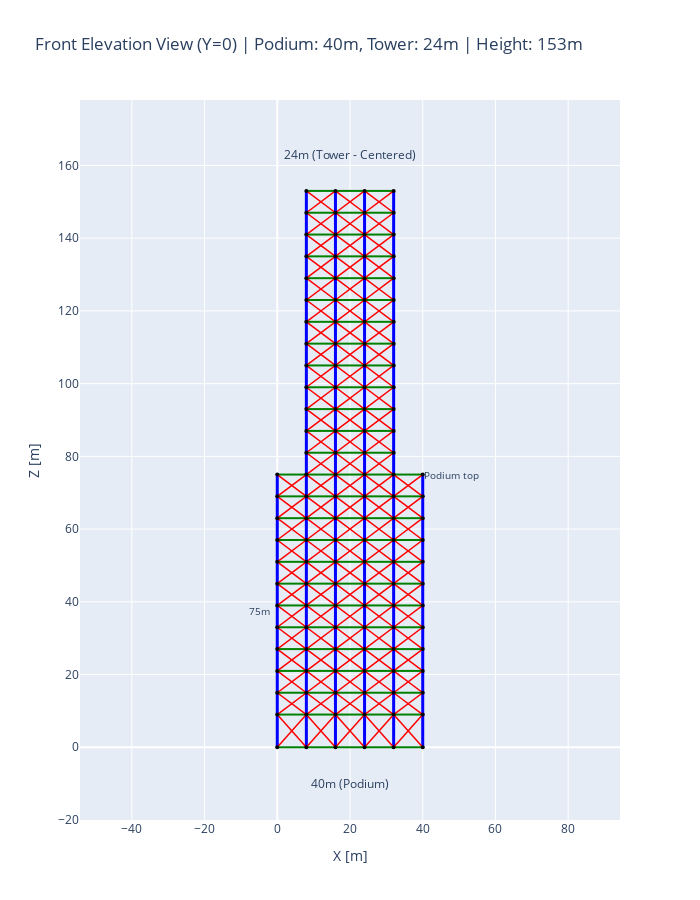

The notebook cell saved with this chart:
### Markdown cell above
---
## 7. Front Elevation View (X-Z Plane)

### Code cell
def create_front_elevation(position_df, connectivity_df):
    """
    Create front elevation view (X-Z plane at Y=0).
    Shows the stepped profile of the building with centered tower.
    """
    # Get nodes at Y=0 (front face)
    front_nodes = position_df[position_df['y'] == 0]
    front_node_ids = set(front_nodes['node_id'])
    
    # Get elements involving these nodes
    front_elements = connectivity_df[
        (connectivity_df['node_i'].isin(front_node_ids)) & 
        (connectivity_df['node_j'].isin(front_node_ids))
    ]
    
    fig = go.Figure()
    
    # Element styles
    styles = {
        'column': ('blue', 3),
        'beam_x': ('green', 2),
        'brace_xz': ('red', 1.5)
    }
    
    # Draw elements
    for etype, (color, width) in styles.items():
        elements = front_elements[front_elements['element_type'] == etype]
        for _, row in elements.iterrows():
            n1 = position_df[position_df['node_id'] == row['node_i']].iloc[0]
            n2 = position_df[position_df['node_id'] == row['node_j']].iloc[0]
            
            fig.add_trace(go.Scatter(
                x=[n1['x'], n2['x']],
                y=[n1['z'], n2['z']],
                mode='lines',
                line=dict(color=color, width=width),
                name=etype.replace('_', ' ').title(),
                showlegend=False,
                hoverinfo='skip'
            ))
    
    # Draw nodes
    fig.add_trace(go.Scatter(
        x=front_nodes['x'],
        y=front_nodes['z'],
        mode='markers',
        marker=dict(size=4, color='black'),
        hovertemplate='Node %{customdata}<br>X: %{x}m<br>Z: %{y}m<extra></extra>',
        customdata=front_nodes['node_id'],
        showlegend=False
    ))
    
    # Add dimension annotations
    podium_top = Z_COORDS[PODIUM_FLOORS - 1]
    total_height = Z_COORDS[-1]
    podium_w = PODIUM_X_COORDS[-1]
    tower_w = TOWER_X_COORDS[-1] - TOWER_X_COORDS[0]
    
    fig.add_annotation(x=podium_w/2, y=-10, text=f"{podium_w:.0f}m (Podium)", showarrow=False, font=dict(size=12))
    fig.add_annotation(x=podium_w/2, y=total_height+10, text=f"{tower_w:.0f}m (Tower - Centered)", showarrow=False, font=dict(size=12))
    fig.add_annotation(x=-5, y=podium_top/2, text=f"{podium_top:.0f}m", showarrow=False, font=dict(size=10))
    fig.add_annotation(x=48, y=podium_top, text="Podium top", showarrow=False, font=dict(size=10))
    
    fig.update_layout(
        title=f'Front Elevation View (Y=0) | Podium: {podium_w:.0f}m, Tower: {tower_w:.0f}m | Height: {total_height:.0f}m',
        xaxis_title='X [m]',
        yaxis_title='Z [m]',
        xaxis=dict(range=[-15, 55]),
        yaxis=dict(range=[-20, total_height+25], scaleanchor='x', scaleratio=1),
        width=700,
        height=900,
        showlegend=False
    )
    
    return fig

fig_front = create_front_elevation(position_df, connectivity_df)
fig_front.show()
